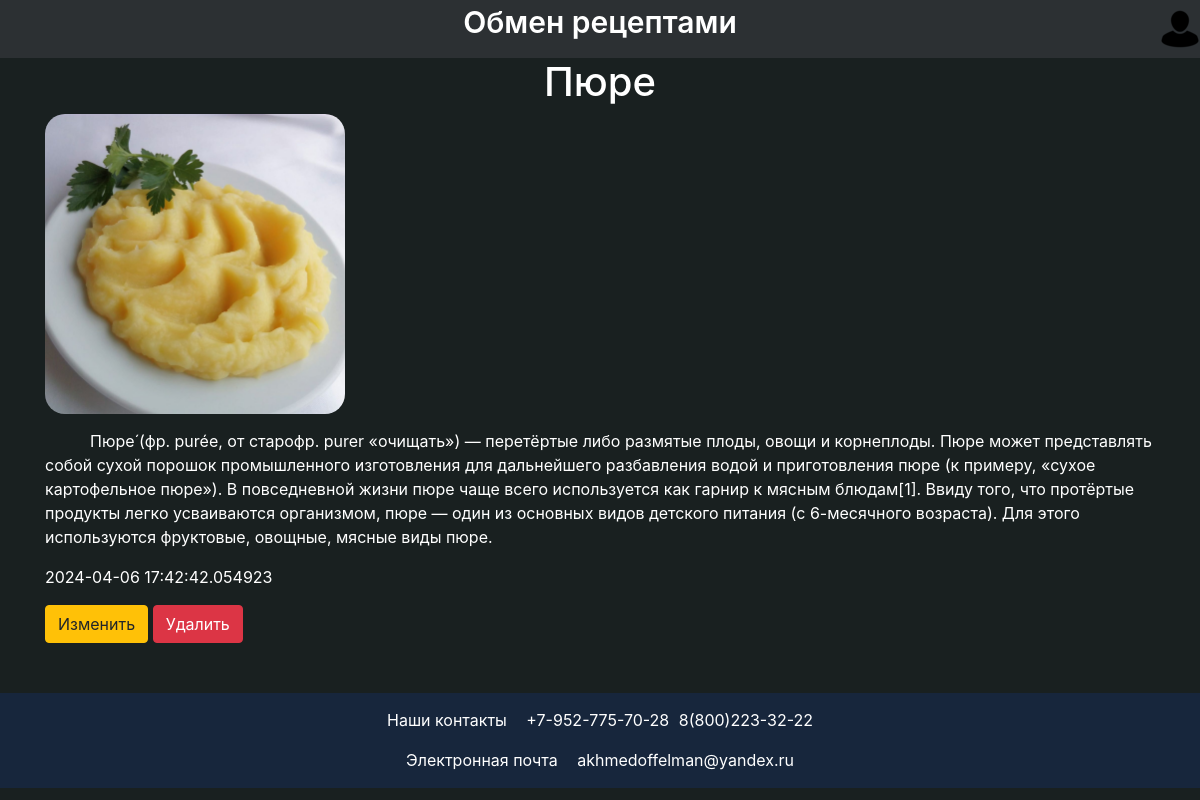
The app's page /recipe/1 (signed in), older data.
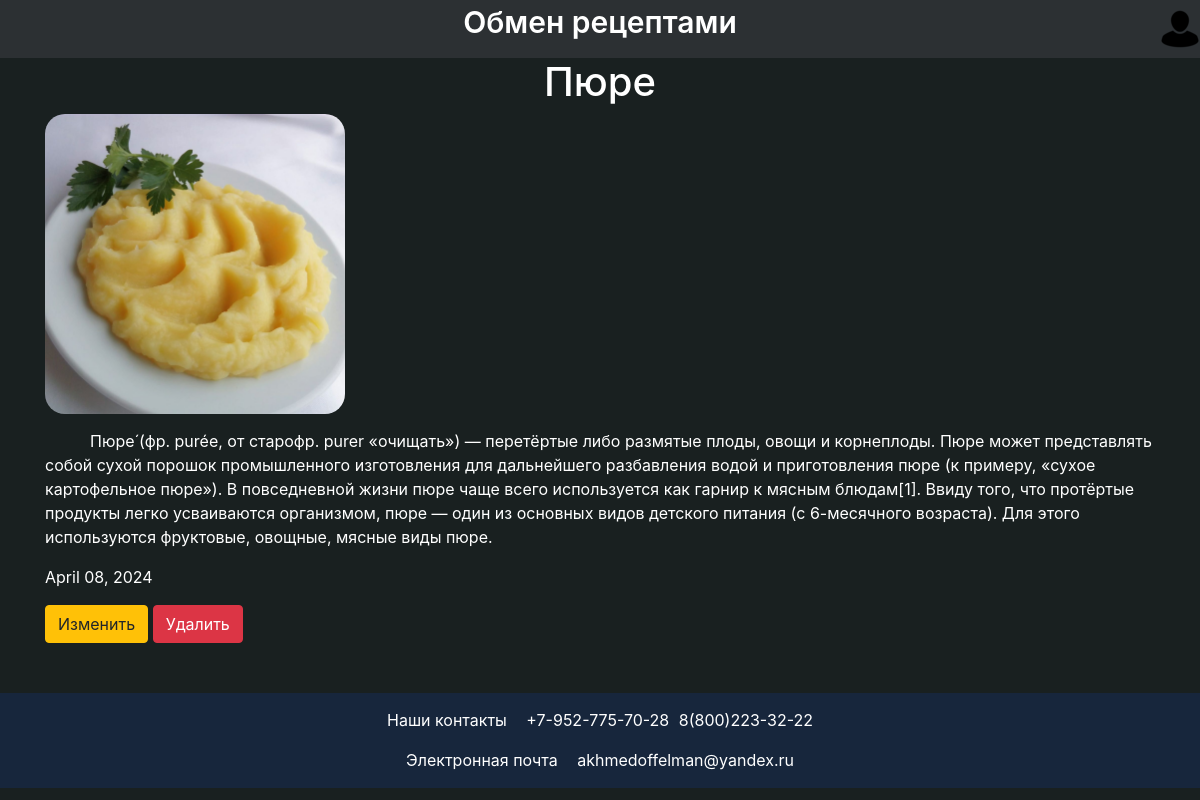
The same page, newer data.
### data/recipe_model.py (models this page shows)
class Recipe(SqlAlchemyBase, SerializerMixin):
    __tablename__ = 'articles'
    id = sqlalchemy.Column(sqlalchemy.Integer,
                           primary_key=True, autoincrement=True)
    title = sqlalchemy.Column(sqlalchemy.String, nullable=True)
    dish_image = sqlalchemy.Column(sqlalchemy.String,
                                   nullable=True)
    content = sqlalchemy.Column(sqlalchemy.String, nullable=True)
    created_date = sqlalchemy.Column(sqlalchemy.String,
                                     default=datetime.datetime.now().strftime("%B %d, %Y"))
    is_private = sqlalchemy.Column(sqlalchemy.Boolean, default=True)
    user_id = sqlalchemy.Column(sqlalchemy.Integer,
                                sqlalchemy.ForeignKey("users.id"))
    user = orm.relationship('User')

### main.py (the view)
@app.route('/recipe/<int:_id>')
def recipe(_id: int):
    db_sess = create_session()
    recipe = db_sess.query(Recipe).filter(Recipe.id == _id).first()
    return render_template('recipe.html', recipe=recipe)

### data/db_session.py (called while the page is built)
def create_session() -> Session:
    global __factory
    return __factory()

### main.py (called while the page is built)
@login_manager.user_loader
def load_user(user_id):
    db_sess = create_session()
    return db_sess.query(User).get(user_id)

### templates/recipe.html
{% extends "base.html" %}
{% block styles %}
<link rel="stylesheet" type="text/css" href="{{ url_for('static', filename='css/recipe.css') }}">
{% endblock %}
{% block content %}
<div class="recipe_header">
    <h1>{{ recipe.title }}</h1>
</div>
<div class="recipe_img">
    <img src="/static/users_img/{{ recipe.dish_image }}" width="300" height="300" onerror="this.src='/static/img/default_image.jpg';">
</div>
<div class="recipe_content">
    <p class="recipe_content_text">{{ recipe.content }}</p>
</div>
<div class="recipe_created_date">
    <p>{{ recipe.created_date }}</p>
</div>
{% if current_user.is_authenticated and current_user == recipe.user %}
<div class="buttons">
    <a href="/edit_recipe/{{ recipe.id }}" class="btn btn-warning">
        Изменить
    </a>
    <a href="/delete_recipe/{{ recipe.id }}" class="btn btn-danger">
        Удалить
    </a>
</div>
{% endif %}
{% endblock %}

### templates/base.html (shortened to what this page needs)
<!doctype html>
<html lang="en">
<head>
    <link rel="stylesheet"
          href="https://stackpath.bootstrapcdn.com/bootstrap/4.4.1/css/bootstrap.min.css"
>
    {% block styles %}{% endblock %}
    <link rel="stylesheet" href="{{ url_for('static', filename='css/base.css') }}">
</head>
<body>
<div class="main">
<header>
    <nav>
        <div class="nav">
            <div class="center_nav_elements">
                <a class="nav_header" href="/">Обмен рецептами</a>
            </div>
            <div class="right_nav_elements">
                {% if current_user.is_authenticated %}
                    <div class="nav_buttons_authenticated">
                        <a class="nav a" href="/profile">
                            <img class="profile_image" src="{{ url_for('static', filename='img/profile.png') }}" alt="">
                        </a>
                    </div>
                {% else %}
                    <div class="login_register_buttons">
                        <a class="btn btn-primary " href="/register">Зарегистрироваться</a>
                        <a class="btn btn-success" href="/login">Войти</a>
                    </div>
            </div>
            {% endif %}
        </div>
    </nav>
</header>
<main role="main" class="container">
    <div class="content">
    {% block content %}{% endblock %}
    </div>
</main>
<footer>
    <div class="footer">
        <div class="footer_element">
            <p class="footer_element_title">Наши контакты</p>
            <a class="footer_element_data" href="tel:+79527757028">+7-952-775-70-28</a>
            <a class="footer_element_data" href="tel:88002233222">8(800)223-32-22</a>
        </div>
        <div class="footer_element">
            <p class="footer_element_title">Электронная почта</p>
            <a class="footer_element_data" href="mailto:akhmedoffelman@yandex.ru">akhmedoffelman@yandex.ru</a>
        </div>
    </div>
</footer>
</div>
</body>
</html>

### static/css/recipe.css (style rules this page uses)
.recipe_header { text-align: center; }
.recipe_img { display: flex; justify-content: left; }
.recipe_img > img { border-radius: 20px; }
.recipe_content_text { text-indent: 45px; padding-top: 15px; }

### static/css/base.css (style rules this page uses)
body { background-color: #192020; background-size: cover; }
.main { color: white; position: relative; }
.content { min-height: 449px; }
.nav { text-align: center; background-color: #2C3033; position: relative; height: 58px; display: flex; justify-content: center; }
.center_nav_elements { position: absolute; display: inline-block; align-items: center; margin-left: auto; }
.nav_header { color: white; font-weight: 600; font-size: 30px; }
.right_nav_elements { position: absolute; right: 0px; display: inline-block; }
.profile_image { object-fit: none; }
.footer { color: white; background-color: #17263C; position: absolute; bottom: 0px; width: 100%; clear: both; margin-top: 50px; position: relative; }
.footer_element { text-align: center; }
.footer > .footer_element:first-of-type { padding-top: 15px; }
.footer_element_data { color: white; display:inline-block; margin-left: 5px; }
.footer_element_title { display:inline-block; margin-right:10px; }

Row changes from the older to the newer data that the page shows:
changed Recipe "Пюре": created_date "2024-04-06 17:42:42.054923" → "April 08, 2024"
